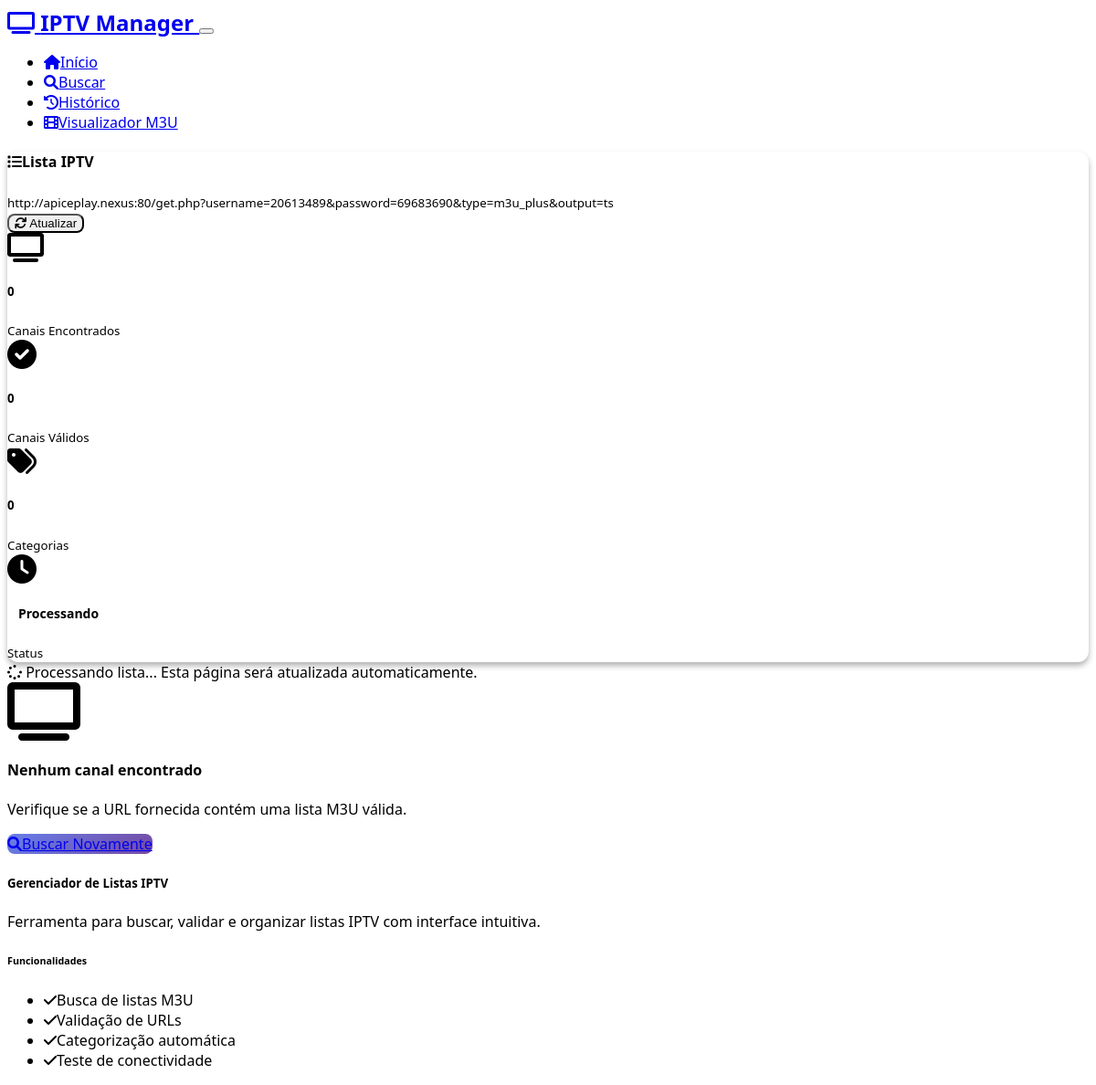
The app's page /validate/1 with its own data.
### models.py (models this page shows)
class SearchHistory(db.Model):
    id: Mapped[int] = mapped_column(Integer, primary_key=True)
    url: Mapped[str] = mapped_column(String(500), nullable=False)
    title: Mapped[str] = mapped_column(String(200), nullable=True)
    channels_found: Mapped[int] = mapped_column(Integer, default=0)
    valid_channels: Mapped[int] = mapped_column(Integer, default=0)
    search_date: Mapped[datetime] = mapped_column(DateTime, default=datetime.utcnow)
    status: Mapped[str] = mapped_column(String(50), default='pending')

### routes.py (the view)
@app.route('/validate/<int:search_id>')
def validate(search_id):
    search_entry = SearchHistory.query.get_or_404(search_id)
    channels = Channel.query.filter_by(search_history_id=search_id).all()
    categories = {}
    for channel in channels:
        category = channel.category or 'Sem Categoria'
        if category not in categories:
            categories[category] = []
        categories[category].append(channel)
    return render_template('validate.html', search_entry=search_entry, categories=categories)

### templates/validate.html (shortened to what this page needs)
{% extends "base.html" %}
{% block content %}
<div class="row">
    <div class="col-12">
        <div class="card mb-4">
            <div class="card-header d-flex justify-content-between align-items-center">
                <div>
                    <h4 class="card-title mb-0">
                        <i class="fas fa-list me-2"></i>{{ search_entry.title or 'Lista IPTV' }}
                    </h4>
                    <small class="text-muted">{{ search_entry.url }}</small>
                </div>
                <div class="d-flex gap-2">
                    <button class="btn btn-outline-primary btn-sm" onclick="refreshStatus()">
                        <i class="fas fa-refresh"></i> Atualizar
                    </button>
                </div>
            </div>
            <div class="card-body">
                <div class="row">
                    <div class="col-md-3">
                        <div class="d-flex align-items-center">
                            <i class="fas fa-tv fa-2x text-primary me-3"></i>
                            <div>
                                <h5 class="mb-0" id="channels-found">{{ search_entry.channels_found }}</h5>
                                <small class="text-muted">Canais Encontrados</small>
                            </div>
                        </div>
                    </div>
                    <div class="col-md-3">
                        <div class="d-flex align-items-center">
                            <i class="fas fa-check-circle fa-2x text-success me-3"></i>
                            <div>
                                <h5 class="mb-0" id="valid-channels">{{ search_entry.valid_channels }}</h5>
                                <small class="text-muted">Canais Válidos</small>
                            </div>
                        </div>
                    </div>
                    <div class="col-md-3">
                        <div class="d-flex align-items-center">
                            <i class="fas fa-tags fa-2x text-info me-3"></i>
                            <div>
                                <h5 class="mb-0">{{ categories|length }}</h5>
                                <small class="text-muted">Categorias</small>
                            </div>
                        </div>
                    </div>
                    <div class="col-md-3">
                        <div class="d-flex align-items-center">
                            <i class="fas fa-clock fa-2x text-warning me-3"></i>
                            <div>
                                <h5 class="mb-0">
                                    <span id="status-badge" class="badge
                                        {% if search_entry.status == 'completed' %}bg-success
                                        {% elif search_entry.status == 'processing' %}bg-warning
                                        {% else %}bg-danger
                                        {% endif %}">
                                        {% if search_entry.status == 'completed' %}Concluído
                                        {% elif search_entry.status == 'processing' %}Processando
                                        {% else %}Erro
                                        {% endif %}
                                    </span>
                                </h5>
                                <small class="text-muted">Status</small>
                            </div>
                        </div>
                    </div>
                </div>
            </div>
        </div>
        {% if search_entry.status == 'processing' %}
        <div class="alert alert-info" id="processing-alert">
            <i class="fas fa-spinner fa-spin me-2"></i>
            Processando lista... Esta página será atualizada automaticamente.
        </div>
        {% endif %}
        {% if categories %}
        <div class="row">
            {% for category, channels in categories.items() %}
            <div class="col-12 mb-4">
                <div class="card">
                    <div class="card-header d-flex justify-content-between align-items-center">
                        <h5 class="card-title mb-0">
                            <i class="fas fa-folder me-2"></i>{{ category }}
                            <span class="badge bg-secondary ms-2">{{ channels|length }}</span>
                        </h5>
                        <button class="btn btn-sm btn-outline-primary" type="button" data-bs-toggle="collapse" data-bs-target="#category-{{ loop.index }}">
                            <i class="fas fa-chevron-down"></i>
                        </button>
                    </div>
                    <div class="collapse show" id="category-{{ loop.index }}">
                        <div class="card-body">
                            <div class="row">
                                {% for channel in channels %}
                                <div class="col-md-6 col-lg-4 mb-3">
                                    <div class="card h-100">
                                        <div class="card-body">
                                            <div class="d-flex justify-content-between align-items-start mb-2">
                                                <h6 class="card-title mb-0">{{ channel.name }}</h6>
                                                <div class="dropdown">
                                                    <button class="btn btn-sm btn-outline-secondary" type="button" data-bs-toggle="dropdown">
                                                        <i class="fas fa-ellipsis-v"></i>
                                                    </button>
                                                    <ul class="dropdown-menu">
                                                        <li><a class="dropdown-item" href="#" onclick="testChannel({{ channel.id }})">
                                                            <i class="fas fa-play me-2"></i>Testar Canal
                                                        </a></li>
                                                        <li><a class="dropdown-item" href="{{ channel.url }}" target="_blank">
                                                            <i class="fas fa-external-link-alt me-2"></i>Abrir URL
                                                        </a></li>
                                                    </ul>
                                                </div>
                                            </div>
                                            <div class="mb-2">
                                                {% if channel.is_working == True %}
                                                    <span class="badge bg-success">
                                                        <i class="fas fa-check me-1"></i>Funcionando
                                                    </span>
                                                {% elif channel.is_working == False %}
                                                    <span class="badge bg-danger">
                                                        <i class="fas fa-times me-1"></i>Não Funciona
                                                    </span>
                                                {% else %}
                                                    <span class="badge bg-warning">
                                                        <i class="fas fa-clock me-1"></i>Testando
                                                    </span>
                                                {% endif %}
                                            </div>
                                            {% if channel.logo %}
                                            <div class="mb-2">
                                                <img src="{{ channel.logo }}" alt="Logo" class="img-thumbnail" style="max-width: 60px; max-height: 40px;">
                                            </div>
                                            {% endif %}
                                            <small class="text-muted">
                                                {% if channel.last_checked %}
                                                    Testado em: {{ channel.last_checked.strftime('%d/%m %H:%M') }}
                                                {% endif %}
                                            </small>
                                        </div>
                                    </div>
                                </div>
                                {% endfor %}
                            </div>
                        </div>
                    </div>
                </div>
            </div>
            {% endfor %}
        </div>
        {% else %}
        <div class="text-center py-5">
            <i class="fas fa-tv fa-4x text-muted mb-3"></i>
            <h4>Nenhum canal encontrado</h4>
            <p class="text-muted">Verifique se a URL fornecida contém uma lista M3U válida.</p>
            <a href="{{ url_for('search') }}" class="btn btn-primary">
                <i class="fas fa-search me-2"></i>Buscar Novamente
            </a>
        </div>
        {% endif %}
    </div>
</div>
{% endblock %}

### static/css/style.css (style rules this page uses)
:root { --primary-gradient: linear-gradient(135deg, #667eea 0%, #764ba2 100%); --success-gradient: linear-gradient(135deg, #4facfe 0%, #00f2fe 100%); --warning-gradient: linear-gradient(135deg, #fa709a 0%, #fee140 100%); }
body { font-family: 'Segoe UI', Tahoma, Geneva, Verdana, sans-serif; background-color: var(--bs-dark); color: var(--bs-light); }
.card { border: none; border-radius: 12px; background: var(--bs-dark); box-shadow: 0 4px 6px rgba(0, 0, 0, 0.3); transition: transform 0.2s ease, box-shadow 0.2s ease; }
.card-header { background: var(--bs-dark); border-bottom: 1px solid var(--bs-gray-700); border-radius: 12px 12px 0 0 !important; }
.badge { font-size: 0.875rem; padding: 0.5rem 0.75rem; border-radius: 6px; }
.btn { border-radius: 8px; font-weight: 500; transition: all 0.2s ease; }
.btn-primary { background: var(--primary-gradient); border: none; }
.alert { border-radius: 8px; border: none; }

### records on screen
SearchHistory: title "Lista IPTV", url "http://apiceplay.nexus:80/get.php?username=20613489&password=69683690&type=m3u_plus&output=ts", channels_found "0", valid_channels "0"

### other values on screen
{{ categories|length }} "0"
